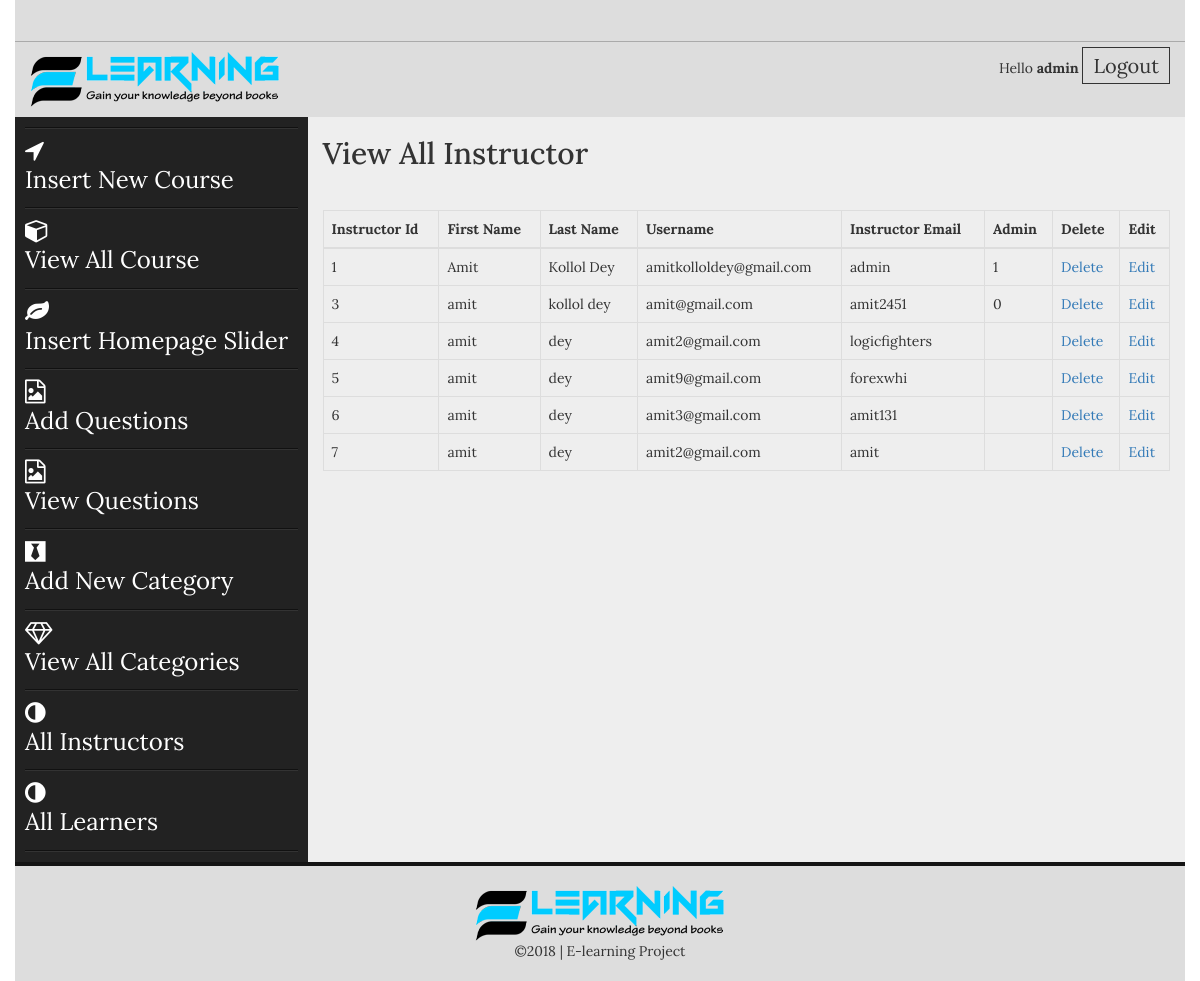
The app's page /admin/all_instructors.php (signed in) with its own data.
### tables this page shows
CREATE TABLE `instructors` (
  `user_id` int(100) NOT NULL,
  `user_fname` text NOT NULL,
  `user_lname` text NOT NULL,
  `user_name` varchar(100) NOT NULL,
  `user_email` varchar(100) NOT NULL,
  `user_pass` varchar(50) NOT NULL,
  `about` text NOT NULL,
  `admin` tinyint(1) DEFAULT NULL
);

### admin/all_instructors.php (the view)
<?php include("includes/header.php");?>
<section class="admin_area">
    <div class="container">
        <div class="row">
            <?php include("includes/admin_menus.php");?>
            <div class="col-md-9 col-sm-9 col-xs-12">
                <div class="add_admin_content">
                   <h2>View All Instructor</h2>
                      <table class="table table-bordered">
                        <thead>
                          <tr>
                            <th>Instructor Id</th>
                            <th>First Name</th>
                            <th>Last Name</th>
                            <th>Username</th>
                            <th>Instructor Email</th>
                            <th>Admin</th>
                            <th>Delete</th>
                            <th>Edit</th>
                          </tr>
                        </thead>
                        <tbody>
                        <?php
                        $user = "select * from instructors";
                        $run_user = mysqli_query($con,$user);
                        while($user_row = mysqli_fetch_array($run_user)):
                        $user_id = $user_row ['user_id'];
                        $fname = $user_row ['user_fname'];
                        $lname = $user_row ['user_lname'];
                        $uemail = $user_row ['user_email'];
                        $uname = $user_row ['user_name'];
                        $admin = $user_row ['admin'];
                        ?>
                          <tr>
                            <td><?php echo $user_id;?></td>
                            <td><?php echo $fname;?></td>
                            <td><?php echo $lname;?></td>
                            <td><?php echo $uemail;?></td>
                            <td><?php echo $uname;?></td>
                            <td><?php echo $admin;?></td>
                            <td><a href="delete_instructor.php?del_user=<?php echo $user_id;?>">Delete</a></td>
                            <td><a href="edit_instructor.php?edit_user=<?php echo $user_id;?>">Edit</a></td>
                          </tr>
                        <?php endwhile;?>
                        </tbody>
                      </table>
                </div>
            </div>
        </div>
    </div>
</section>
<?php include("includes/footer.php");?>

### admin/css/style.css (style rules this page uses)
body { font-family: 'Lora', serif; }
h1,h2,h3,h4,h5,h6,p { margin: 0; padding: 0 }
.container { background: #eee }
.admin_area .row { position: relative; }
.add_admin_content h2 { margin-bottom: 40px; margin-top: 20px; }
body, html { height: 100%; }

### records on screen
instructors: user_id "1", user_fname "Amit", user_lname "Kollol Dey", user_email "amitkolloldey@gmail.com", user_name "admin", admin "1"
instructors: user_id "3", user_fname "amit", user_lname "kollol dey", user_email "amit@gmail.com", user_name "amit2451", admin "0"
instructors: user_id "4", user_fname "amit", user_lname "dey", user_email "amit2@gmail.com", user_name "logicfighters"
instructors: user_id "5", user_fname "amit", user_lname "dey", user_email "amit9@gmail.com", user_name "forexwhi"
instructors: user_id "6", user_fname "amit", user_lname "dey", user_email "amit3@gmail.com", user_name "amit131"
instructors: user_id "7", user_fname "amit", user_lname "dey", user_email "amit2@gmail.com", user_name "amit"

### other values on screen
$_SESSION['user_name'] "admin"
